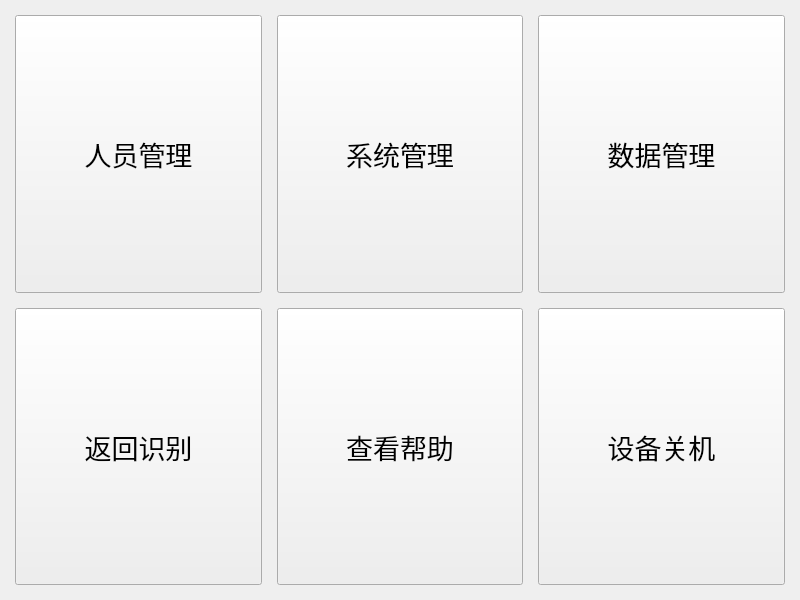
<?xml version="1.0" encoding="UTF-8"?>
<ui version="4.0">
 <class>Manager</class>
 <widget class="QWidget" name="Manager">
  <property name="geometry">
   <rect>
    <x>0</x>
    <y>0</y>
    <width>800</width>
    <height>600</height>
   </rect>
  </property>
  <property name="windowTitle">
   <string>Form</string>
  </property>
  <layout class="QGridLayout" name="gridLayout">
   <property name="margin">
    <number>15</number>
   </property>
   <property name="spacing">
    <number>15</number>
   </property>
   <item row="0" column="1">
    <widget class="QToolButton" name="toolBtnSysterm">
     <property name="sizePolicy">
      <sizepolicy hsizetype="Preferred" vsizetype="Preferred">
       <horstretch>0</horstretch>
       <verstretch>0</verstretch>
      </sizepolicy>
     </property>
     <property name="font">
      <font>
       <pointsize>20</pointsize>
      </font>
     </property>
     <property name="styleSheet">
      <string notr="true">Color:rgb(0, 0, 0)</string>
     </property>
     <property name="text">
      <string>系统管理</string>
     </property>
     <property name="icon">
      <iconset resource="ikembx00.qrc">
       <normaloff>:/image/256x256 (115).png</normaloff>:/image/256x256 (115).png</iconset>
     </property>
     <property name="iconSize">
      <size>
       <width>128</width>
       <height>128</height>
      </size>
     </property>
     <property name="toolButtonStyle">
      <enum>Qt::ToolButtonTextUnderIcon</enum>
     </property>
    </widget>
   </item>
   <item row="0" column="0">
    <widget class="QToolButton" name="toolBtnPerson">
     <property name="sizePolicy">
      <sizepolicy hsizetype="Preferred" vsizetype="Preferred">
       <horstretch>0</horstretch>
       <verstretch>0</verstretch>
      </sizepolicy>
     </property>
     <property name="font">
      <font>
       <pointsize>20</pointsize>
      </font>
     </property>
     <property name="styleSheet">
      <string notr="true">Color:rgb(0, 0, 0)</string>
     </property>
     <property name="text">
      <string>人员管理</string>
     </property>
     <property name="icon">
      <iconset resource="ikembx00.qrc">
       <normaloff>:/image/256x256 (342).png</normaloff>:/image/256x256 (342).png</iconset>
     </property>
     <property name="iconSize">
      <size>
       <width>128</width>
       <height>128</height>
      </size>
     </property>
     <property name="toolButtonStyle">
      <enum>Qt::ToolButtonTextUnderIcon</enum>
     </property>
    </widget>
   </item>
   <item row="1" column="1">
    <widget class="QToolButton" name="toolBtnHelp">
     <property name="sizePolicy">
      <sizepolicy hsizetype="Preferred" vsizetype="Preferred">
       <horstretch>0</horstretch>
       <verstretch>0</verstretch>
      </sizepolicy>
     </property>
     <property name="font">
      <font>
       <pointsize>20</pointsize>
      </font>
     </property>
     <property name="styleSheet">
      <string notr="true">Color:rgb(0, 0, 0)</string>
     </property>
     <property name="text">
      <string>查看帮助</string>
     </property>
     <property name="icon">
      <iconset resource="ikembx00.qrc">
       <normaloff>:/image/256x256 (833).png</normaloff>:/image/256x256 (833).png</iconset>
     </property>
     <property name="iconSize">
      <size>
       <width>128</width>
       <height>128</height>
      </size>
     </property>
     <property name="toolButtonStyle">
      <enum>Qt::ToolButtonTextUnderIcon</enum>
     </property>
    </widget>
   </item>
   <item row="1" column="2">
    <widget class="QToolButton" name="toolBtnShutdown">
     <property name="sizePolicy">
      <sizepolicy hsizetype="Preferred" vsizetype="Preferred">
       <horstretch>0</horstretch>
       <verstretch>0</verstretch>
      </sizepolicy>
     </property>
     <property name="font">
      <font>
       <pointsize>20</pointsize>
      </font>
     </property>
     <property name="styleSheet">
      <string notr="true">Color:rgb(0, 0, 0)</string>
     </property>
     <property name="text">
      <string>设备关机</string>
     </property>
     <property name="icon">
      <iconset resource="ikembx00.qrc">
       <normaloff>:/image/shutdown0.ico</normaloff>:/image/shutdown0.ico</iconset>
     </property>
     <property name="iconSize">
      <size>
       <width>128</width>
       <height>128</height>
      </size>
     </property>
     <property name="toolButtonStyle">
      <enum>Qt::ToolButtonTextUnderIcon</enum>
     </property>
    </widget>
   </item>
   <item row="1" column="0">
    <widget class="QToolButton" name="toolBtnIdentify">
     <property name="sizePolicy">
      <sizepolicy hsizetype="Preferred" vsizetype="Preferred">
       <horstretch>0</horstretch>
       <verstretch>0</verstretch>
      </sizepolicy>
     </property>
     <property name="font">
      <font>
       <pointsize>20</pointsize>
      </font>
     </property>
     <property name="styleSheet">
      <string notr="true">Color:rgb(0, 0, 0)</string>
     </property>
     <property name="text">
      <string>返回识别</string>
     </property>
     <property name="icon">
      <iconset resource="ikembx00.qrc">
       <normaloff>:/image/256x256 (1723).png</normaloff>:/image/256x256 (1723).png</iconset>
     </property>
     <property name="iconSize">
      <size>
       <width>128</width>
       <height>128</height>
      </size>
     </property>
     <property name="toolButtonStyle">
      <enum>Qt::ToolButtonTextUnderIcon</enum>
     </property>
    </widget>
   </item>
   <item row="0" column="2">
    <widget class="QToolButton" name="toolBtnDataManager">
     <property name="sizePolicy">
      <sizepolicy hsizetype="Preferred" vsizetype="Preferred">
       <horstretch>0</horstretch>
       <verstretch>0</verstretch>
      </sizepolicy>
     </property>
     <property name="font">
      <font>
       <pointsize>20</pointsize>
      </font>
     </property>
     <property name="styleSheet">
      <string notr="true">Color:rgb(0, 0, 0)</string>
     </property>
     <property name="text">
      <string>数据管理</string>
     </property>
     <property name="icon">
      <iconset resource="ikembx00.qrc">
       <normaloff>:/image/256x256 (848).png</normaloff>:/image/256x256 (848).png</iconset>
     </property>
     <property name="iconSize">
      <size>
       <width>128</width>
       <height>128</height>
      </size>
     </property>
     <property name="toolButtonStyle">
      <enum>Qt::ToolButtonTextUnderIcon</enum>
     </property>
    </widget>
   </item>
  </layout>
 </widget>
 <tabstops>
  <tabstop>toolBtnPerson</tabstop>
  <tabstop>toolBtnSysterm</tabstop>
 </tabstops>
 <resources>
  <include location="ikembx00.qrc"/>
 </resources>
 <connections/>
</ui>
